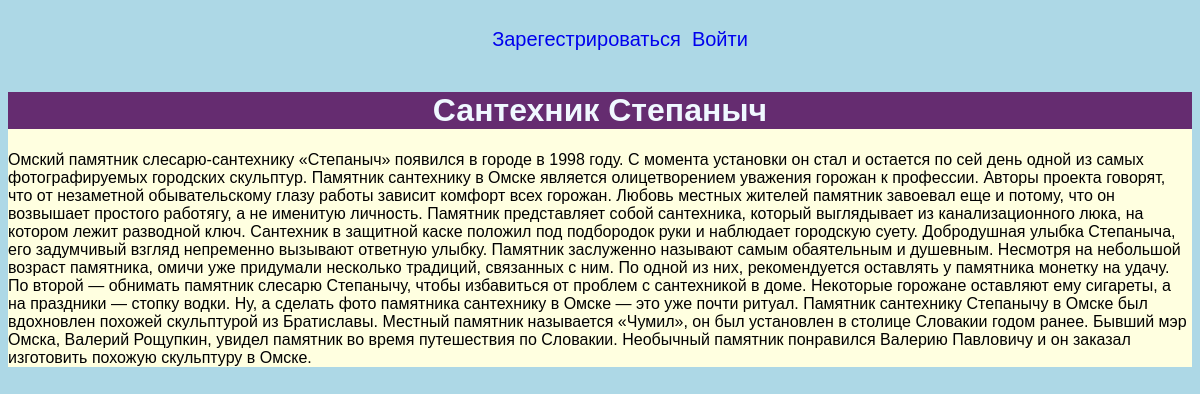
/full_info/1/, run on the app's committed database.
### full_info/models.py (models this page shows, shortened)
class Full_info(models.Model):
    title = models.CharField(max_length=100)
    description = models.TextField()

### full_info/views.py (the view)
# urls.py: path('<int:info_id>/', views.detail, name='detail'),
def detail(request, info_id):
    info = get_object_or_404(Full_info, pk=info_id)
    return render(request, 'full_info/detail.html', {'info': info})

### full_info/templates/full_info/detail.html
{%extends 'info/base.html'%}
{%load static%}
{%block content%}
<div class="detail">
<h1>{{info.title}}</h1>
    <div>{{info.description}}</div>
</div>
{%endblock%}

### info/static/css/style.css (style rules this page uses)
body { font-family: Verdana, Geneva, Tahoma, sans-serif; background: lightblue; }
h1 { text-align: center; color: purple; }
.detail { background: lightyellow; }
.detail h1 { background: rgb(101, 44, 112); color: aliceblue; }

### data on the page
Full_info: title "Сантехник Степаныч", description "Омский памятник слесарю-сантехнику «Степаныч» появился в городе в 1998 году. С момента установки он стал и остается по сей день одной из самых фотографируемых городских скульптур. Памятник сантехнику в Омске является олицетворением уважения горожан к профессии. Авторы проекта говорят, что от незаметной обывательскому глазу работы зависит комфорт всех горожан. Любовь местных жителей памятник завоевал еще и потому, что он возвышает простого работягу, а не именитую личность. Памятник представляет собой сантехника, который выглядывает из канализационного люка, на котором лежит разводной ключ. Сантехник в защитной каске положил под подбородок руки и наблюдает городскую суету. Добродушная улыбка…"
